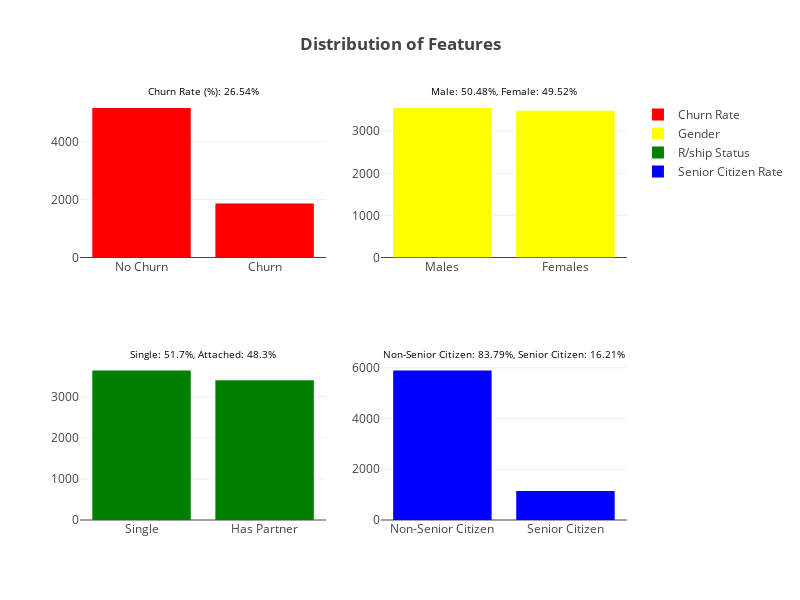

Write notebook code for a chart like this one.
### Markdown cell above
Let's see the proportion of customers who churn.

### Code cell
trace1 = go.Bar(
            x=['No Churn','Churn'],
            y=[sum(data["Churn"]=='No'),sum(data["Churn"]=='Yes')],
            marker=dict(color=["red","red"]),
            name="Churn Rate",
    )

trace2 = go.Bar(
            x=['Males','Females'],
            y=[sum(data["gender"]=='Male'),sum(data["gender"]=='Female')],
            marker=dict(color=["yellow","yellow"]),
            name='Gender'
    )


trace3 = go.Bar(
            x=['Single','Has Partner'],
            y=[sum(data["Partner"]=='No'),sum(data["Partner"]=='Yes')],
            marker=dict(color=["green","green"]),
            name='R/ship Status'
    
    )

trace4 = go.Bar(
            x=['Non-Senior Citizen','Senior Citizen'],
            y=[sum(data["SeniorCitizen"]==0),sum(data["SeniorCitizen"]==1)],
            marker=dict(color=["blue","blue"]),
            name='Senior Citizen Rate'
    )

fig = tools.make_subplots(rows=2, cols=2,
                          subplot_titles=["Churn Rate (%): " + str(round(100*(sum(data["Churn"]=='Yes')/data.shape[0]),2)) +"%",
                                          "Male: " + str(round(100*(sum(data["gender"]=="Male")/data.shape[0]),2)) + "%, Female: " + str(round(100-100*(sum(data["gender"]=="Male")/data.shape[0]),2))+"%",
                                          "Single: " + str(round(100*(sum(data["Partner"]=="No")/data.shape[0]),2)) + "%, Attached: " + str(round(100-100*(sum(data["Partner"]=="No")/data.shape[0]),2))+"%",
                                          "Non-Senior Citizen: " + str(round(100*(sum(data["SeniorCitizen"]==0)/data.shape[0]),2)) + "%, Senior Citizen: " + str(round(100-100*(sum(data["SeniorCitizen"]==0)/data.shape[0]),2))+"%"
                                         ])
for i in fig['layout']['annotations']:
    i['font'] = dict(size=10,color='black')
fig.append_trace(trace1, 1,1)
fig.append_trace(trace2, 1, 2)
fig.append_trace(trace3, 2, 1)
fig.append_trace(trace4, 2, 2)
fig['layout'].update(height=600, width=800, title="<b>Distribution of Features<b>")
py.iplot(fig)

### Figure 1 — Plotly figure (JSON) as saved in the notebook; plotly's stock layout.template omitted (floating-point values rounded to 4 significant figures)
{"data": [{"marker": {"color": ["red", "red"]}, "name": "Churn Rate", "x": ["No Churn", "Churn"], "y": [5174, 1869], "type": "bar", "uid": "14808c70-d3d8-11e8-8caa-294ab991e4de", "xaxis": "x", "yaxis": "y"}, {"marker": {"color": ["yellow", "yellow"]}, "name": "Gender", "x": ["Males", "Females"], "y": [3555, 3488], "type": "bar", "uid": "14810eac-d3d8-11e8-8caa-294ab991e4de", "xaxis": "x2", "yaxis": "y2"}, {"marker": {"color": ["green", "green"]}, "name": "R/ship Status", "x": ["Single", "Has Partner"], "y": [3641, 3402], "type": "bar", "uid": "14819048-d3d8-11e8-8caa-294ab991e4de", "xaxis": "x3", "yaxis": "y3"}, {"marker": {"color": ["blue", "blue"]}, "name": "Senior Citizen Rate", "x": ["Non-Senior Citizen", "Senior Citizen"], "y": [5901, 1142], "type": "bar", "uid": "14821388-d3d8-11e8-8caa-294ab991e4de", "xaxis": "x4", "yaxis": "y4"}], "layout": {"annotations": [{"font": {"color": "black", "size": 10}, "showarrow": false, "text": "Churn Rate (%): 26.54%", "x": 0.225, "xanchor": "center", "xref": "paper", "y": 1, "yanchor": "bottom", "yref": "paper"}, {"font": {"color": "black", "size": 10}, "showarrow": false, "text": "Male: 50.48%, Female: 49.52%", "x": 0.775, "xanchor": "center", "xref": "paper", "y": 1, "yanchor": "bottom", "yref": "paper"}, {"font": {"color": "black", "size": 10}, "showarrow": false, "text": "Single: 51.7%, Attached: 48.3%", "x": 0.225, "xanchor": "center", "xref": "paper", "y": 0.375, "yanchor": "bottom", "yref": "paper"}, {"font": {"color": "black", "size": 10}, "showarrow": false, "text": "Non-Senior Citizen: 83.79%, Senior Citizen: 16.21%", "x": 0.775, "xanchor": "center", "xref": "paper", "y": 0.375, "yanchor": "bottom", "yref": "paper"}], "xaxis": {"anchor": "y", "domain": [0, 0.45]}, "yaxis": {"anchor": "x", "domain": [0.625, 1]}, "xaxis2": {"anchor": "y2", "domain": [0.55, 1]}, "yaxis2": {"anchor": "x2", "domain": [0.625, 1]}, "xaxis3": {"anchor": "y3", "domain": [0, 0.45]}, "yaxis3": {"anchor": "x3", "domain": [0, 0.375]}, "xaxis4": {"anchor": "y4", "domain": [0.55, 1]}, "yaxis4": {"anchor": "x4", "domain": [0, 0.375]}, "height": 600, "width": 800, "title": "<b>Distribution of Features<b>"}}
